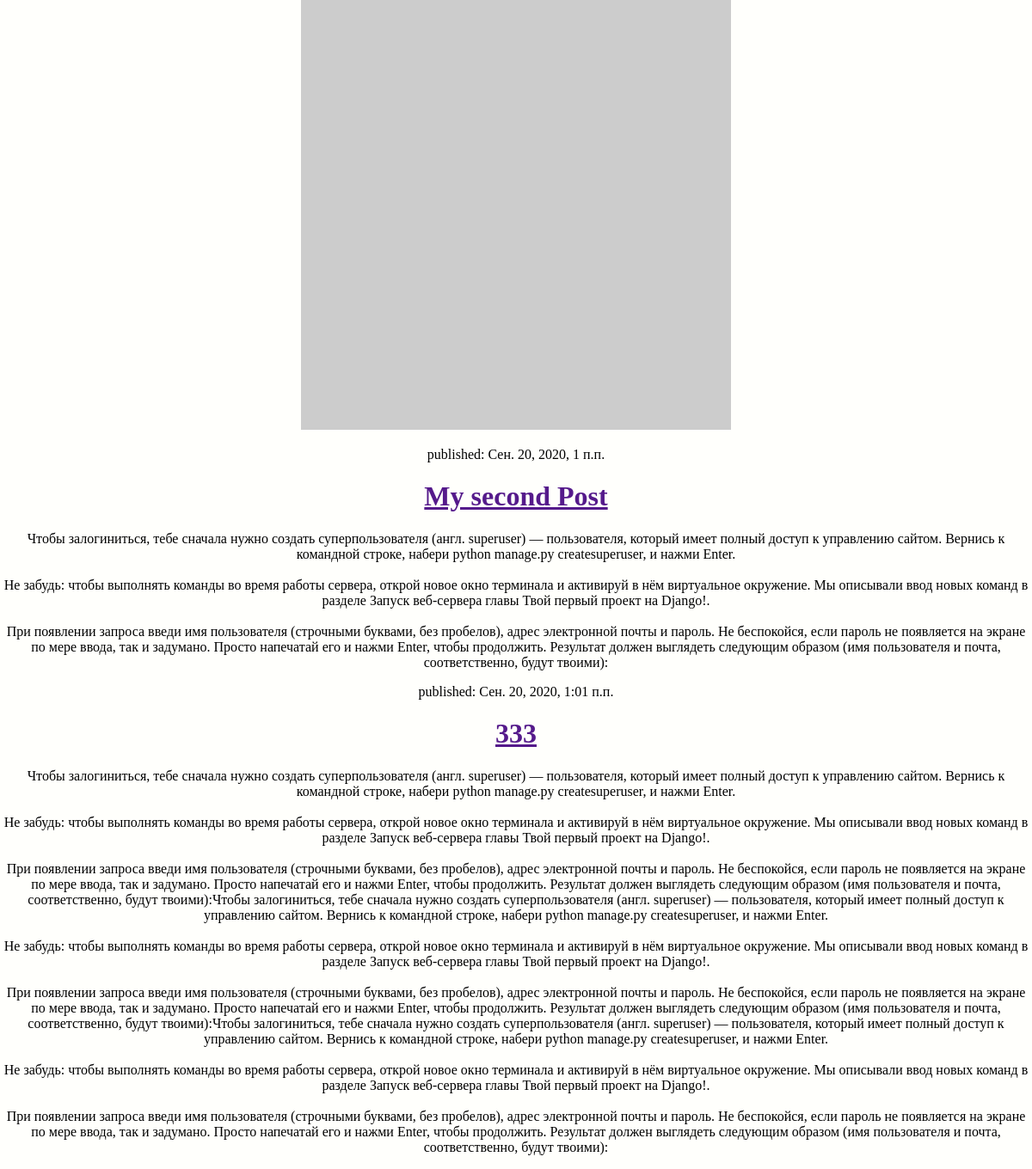
The page / on the database its author committed.
### blog/models.py (models this page shows, shortened)
class Post(models.Model):
    author = models.ForeignKey(settings.AUTH_USER_MODEL, on_delete=models.CASCADE)
    title = models.CharField(max_length=200)
    text = models.TextField()
    created_date = models.DateTimeField(default=timezone.now)
    published_date = models.DateTimeField(blank=True, null=True)

### blog/views.py (the view)
# urls.py: path('', views.post_list, name='post_list'),
def post_list(request):
    posts = Post.objects.filter(published_date__lte=timezone.now()).order_by('published_date')
    return render(request, 'blog/post_list.html', {'posts': posts})

### blog/templates/blog/post_list.html (shortened to what this page needs)
<!DOCTYPE html>
{% load static %}
<html lang="en">
    <head>
        <link rel="stylesheet" href="{% static 'css/blog.css' %}">
    </head>
    <body>
        <div class="content">
            <img src="https://picsum.photos/500/500/?random" />
        </div>
        {% for post in posts %}
            <div>
                <p>published: {{ post.published_date }}</p>
                <h1><a href="">{{ post.title }}</a></h1>
                <p>{{ post.text|linebreaksbr }}</p>
            </div>
        {% endfor %}
    </body>
</html>

### blog/static/css/blog.css (style rules this page uses)
body, html { height:100%; width:100%; text-align: center; overflow-x:hidden }
body { margin:0; background:#fffffc }

### rows shown on the page
Post: published_date "Сен. 20, 2020, 1 п.п.", title "My second Post", text "Чтобы залогиниться, тебе сначала нужно создать суперпользователя (англ. superuser) — пользователя, который имеет полный доступ к управлению сайтом. Вернись к командной строке, набери python manage.py createsuperuser, и нажми Enter. Не забудь: чтобы выполнять команды во время работы сервера, открой новое окно терминала и активируй в нём виртуальное окружение. Мы описывали ввод новых команд в разделе Запуск веб-сервера главы Твой первый проект на Django!. При появлении запроса введи имя пользователя (строчными буквами, без пробелов), адрес электронной почты и пароль. Не беспокойся, если пароль не появляется на экране по мере ввода, так и задумано. Просто напечатай его и нажми Enter, чтобы…"
Post: published_date "Сен. 20, 2020, 1:01 п.п.", title "333", text "Чтобы залогиниться, тебе сначала нужно создать суперпользователя (англ. superuser) — пользователя, который имеет полный доступ к управлению сайтом. Вернись к командной строке, набери python manage.py createsuperuser, и нажми Enter. Не забудь: чтобы выполнять команды во время работы сервера, открой новое окно терминала и активируй в нём виртуальное окружение. Мы описывали ввод новых команд в разделе Запуск веб-сервера главы Твой первый проект на Django!. При появлении запроса введи имя пользователя (строчными буквами, без пробелов), адрес электронной почты и пароль. Не беспокойся, если пароль не появляется на экране по мере ввода, так и задумано. Просто напечатай его и нажми Enter, чтобы…"
